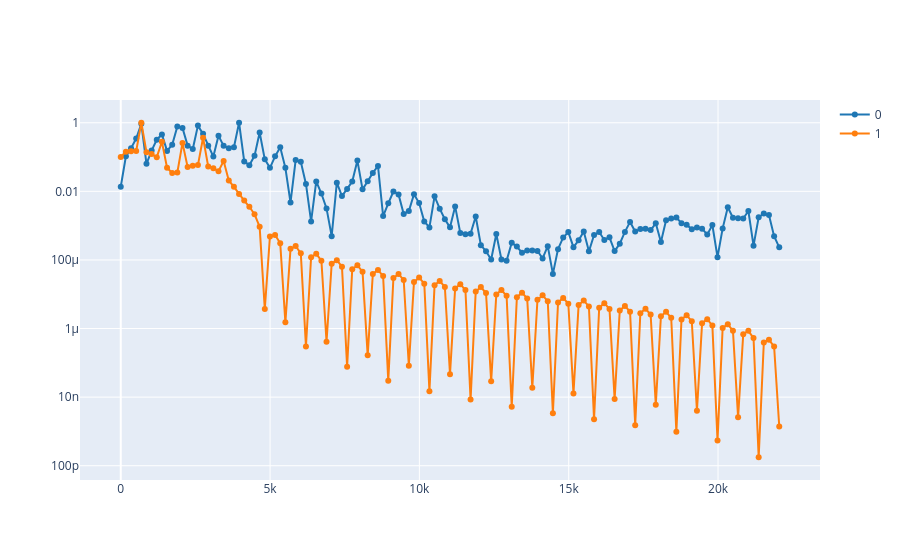

Notebook source saved alongside this figure:
### Markdown cell above
2.2. Calculate the spectrogram of the synthesized signal `S_synt`; and compare the spectrums of both signals at the same time using `plot_spectrum_at(ff, tt, [S_ref, S_synt], time)`, where `S_ref`is spectrogram of the reference signal.

**Note:** use the same window length to calculate both spectrograms.

### Code cell
from scipy.signal import spectrogram

#Espectroghrama del senyal original
ff, tt, Sxx = spectrogram(ref, fs)
S_ref = Sxx

#Espectrograma del senyal sintetitzat
ff_s, tt_s, Sxx_s = spectrogram(syn, fs)
S_synt = Sxx_s

#Comparem els espectres a time = 0.4
plot_spectrum_at(ff, tt, [S_ref, S_synt], time = 0.4)

### Figure 1 — Plotly figure (JSON) as saved in the notebook; plotly's stock layout.template omitted (floating-point values rounded to 4 significant figures; data arrays with more than 128 entries replaced by an {"elided": "..."} marker saying what was removed)
{"data": [{"line": {"color": "#1f77b4", "shape": "linear"}, "mode": "lines+markers", "name": "0", "type": "scatter", "x": {"elided": "129 float values"}, "y": {"elided": "129 float values"}}, {"line": {"color": "#ff7f0e", "shape": "linear"}, "mode": "lines+markers", "name": "1", "type": "scatter", "x": {"elided": "129 float values"}, "y": {"elided": "129 float values"}}], "layout": {"yaxis": {"type": "log"}}}
